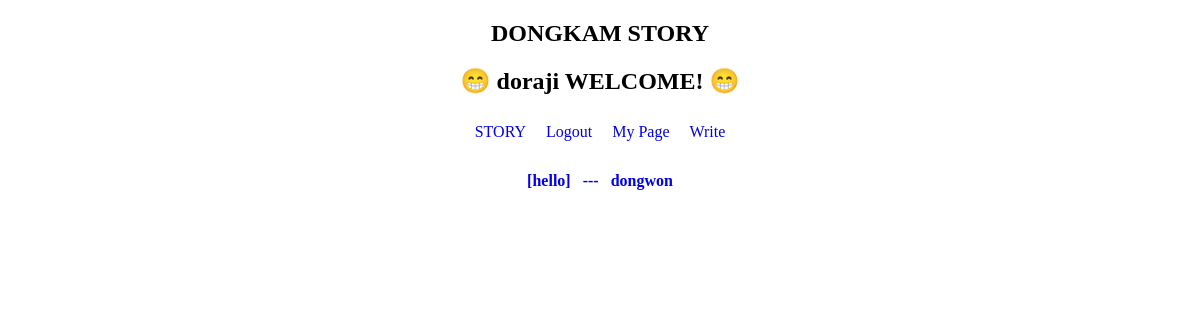
Page /showpage (signed in) on the earlier database version.
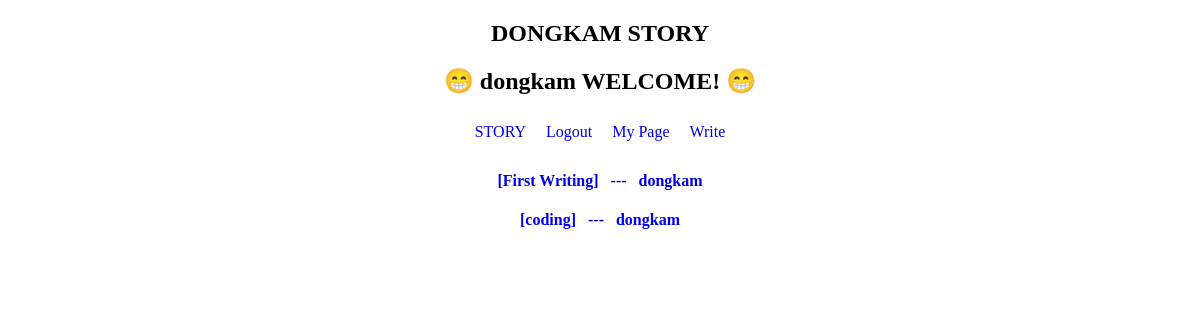
Same page on the later database version.
### tables this page shows
CREATE TABLE CLIENTS (id varchar(10), password varchar(10), name varchar(15), age INT(10));

CREATE TABLE POSTS (title varchar(50), detail varchar(1000), id varchar(15), post_num INT(5));

### main.py (the view)
@app.route('/showpage')
def showpage():
    print(show_post_info())
    if isLogged():
        return render_template('showpage.html', name=(show_clinet_info(session['id'])[2]) , posts=show_post_info())
    else:
        return render_template('showpage.html',name='None', posts=show_post_info())

### main.py (called while the page is built)
def dbcon():
    return  sqlite3.connect('./database.db')

def select_all():
    ret = list()
    try:
        db=dbcon()
        cur=db.cursor()
        cur.execute("SELECT * FROM CLIENTS")
        ret=cur.fetchall()
    except Exception as e:
        print('db Error:',e)
    finally:
        db.close()
        return ret

def select_all_post():
    ret = list()
    try:
        db=dbcon()
        cur=db.cursor()
        cur.execute("SELECT * FROM POSTS")
        ret=cur.fetchall()
    except Exception as e:
        print('db Error:',e)
    finally:
        db.close()
        return ret

def isLogged():
    if 'id' in session:
        id=session['id']
        return True
    return False

def show_clinet_info(id):
    clients=select_all()
    for client in clients:
        if client[0]==id:
            return client

def show_post_info():
    posts=select_all_post()
    return posts

### templates/showpage.html (shortened to what this page needs)
<!DOCTYPE html>
<html>
    <head>
        <link rel="stylesheet" href="{{url_for('static',filename='css/showpage.css')}}">
    </head>
    <body>
        <h2 style="text-align: center;"> DONGKAM STORY</h2>
        {% if name != 'None' %}
        <h2  style="text-align: center; margin: auto";> 😁&nbsp;{{name}} WELCOME!&nbsp;😁</h2><br>
        <div class="menu">
            <div class="submenu"> <a href="{{url_for('showpage')}}">STORY</a></div>
            <div class="submenu"> <a href="{{url_for('logout')}}">Logout</a></div>
            <div class="submenu"> <a href="{{url_for('mypage')}}">My Page</a></div>
            <div class="submenu"> <a href="{{url_for('write')}}">Write</a></div>
        </div>
        {% endif %}
        {% for post in posts %}
        <h4 style="text-align: center ;"><a href="./posts/{{post[3]}}" style="text-decoration-line: none;">[{{post[0]}}]&nbsp;&nbsp;&nbsp;---&nbsp;&nbsp;&nbsp;{{post[2]}}</h4>
        {% endfor %}
    </body>
</html>

### static/css/showpage.css (style rules this page uses)
.menu { display: flex; justify-content: center; }
.submenu { padding: 10px; }
a { text-decoration-line: none; }

Differences in the rows shown:
changed CLIENTS: name "doraji" → "dongkam"
changed POSTS: title "hello" → "First Writing"; id "dongwon" → "dongkam"
added POSTS: title "coding", id "dongkam"
